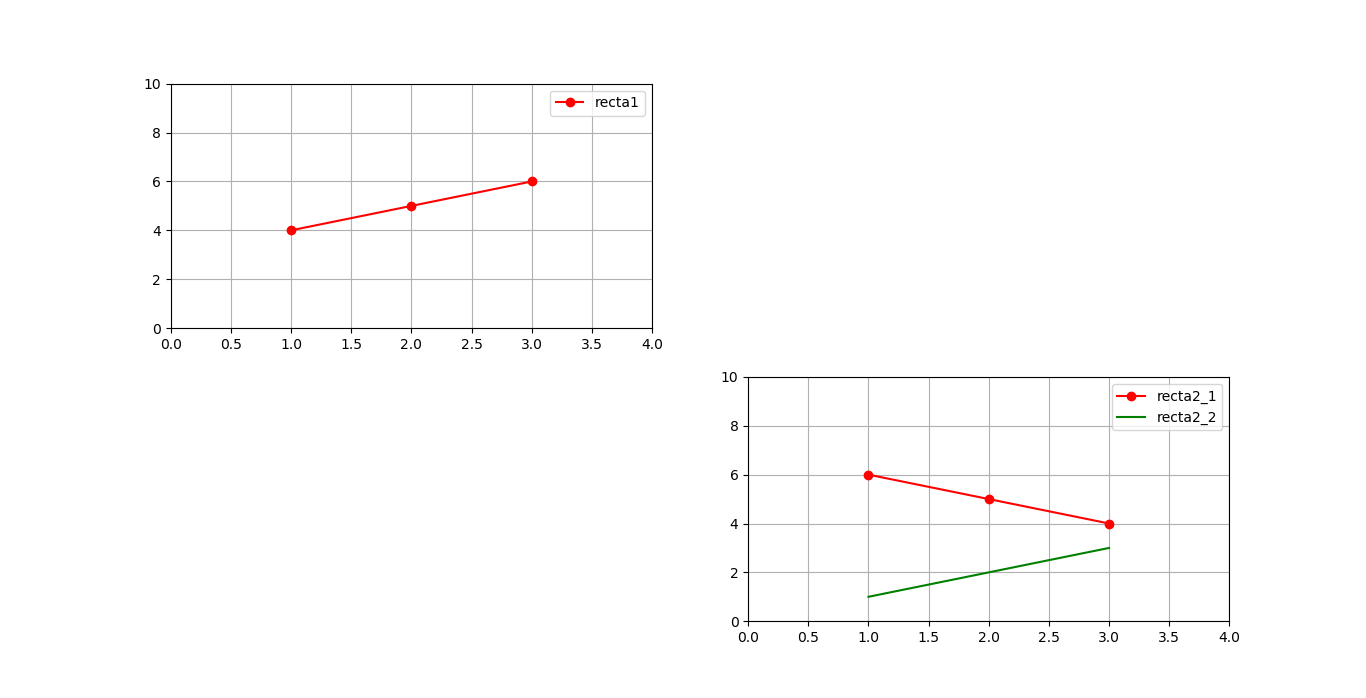

This figure's Python source:
import matplotlib.pyplot as plt

fig      = plt.figure()

graph1Axe = fig.add_subplot(2,2,1)
graph1Ln1, = plt.plot([1,2,3],[4,5,6],'r-o')

graph1Axe.grid                     ( True     )
graph1Axe.set_xlim                 ( 0,4      )
graph1Axe.set_ylim                 ( 0,10     )
graph1Ln1.set_label                ( "recta1" )
graph1legendLn   = graph1Axe.legend (          )


data2_1=[6,5,4]
data2_2=[1,2,3]
t=[1,2,3]
graph2Axe           = fig.add_subplot(2,2,4)
graph2Ln1,graph2Ln2 = plt.plot(t,data2_1,'r-o', t,data2_2,'g-',)

graph2Axe.grid                      ( True       )
graph2Axe.set_xlim                  ( 0,4        )
graph2Axe.set_ylim                  ( 0,10       )
graph2Ln1.set_label                 ( "recta2_1" )
graph2Ln2.set_label                 ( "recta2_2" )
graph2legendLn   = graph2Axe.legend (            )

plt.show ( )
